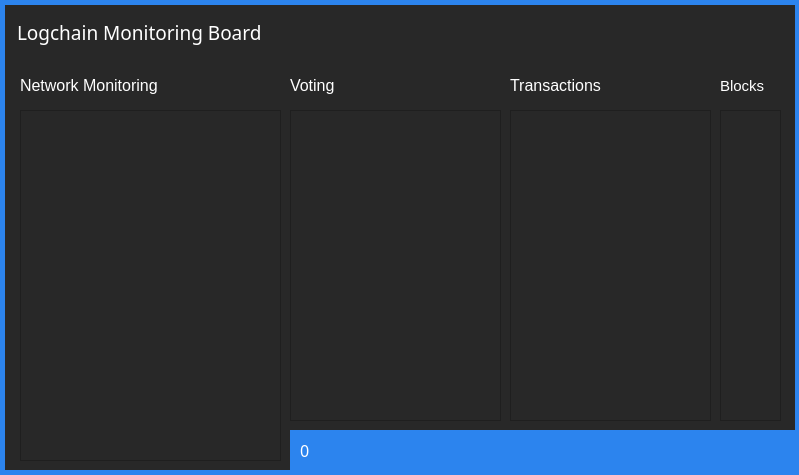
<?xml version="1.0" encoding="UTF-8"?>
<ui version="4.0">
 <class>Form</class>
 <widget class="QWidget" name="Form">
  <property name="windowModality">
   <enum>Qt::ApplicationModal</enum>
  </property>
  <property name="geometry">
   <rect>
    <x>0</x>
    <y>0</y>
    <width>799</width>
    <height>475</height>
   </rect>
  </property>
  <property name="mouseTracking">
   <bool>false</bool>
  </property>
  <property name="contextMenuPolicy">
   <enum>Qt::DefaultContextMenu</enum>
  </property>
  <property name="windowTitle">
   <string>Logchain Monitoring </string>
  </property>
  <property name="windowIcon">
   <iconset>
    <normaloff>../../../Users/USER/Desktop/monitor.png</normaloff>../../../Users/USER/Desktop/monitor.png</iconset>
  </property>
  <property name="layoutDirection">
   <enum>Qt::LeftToRight</enum>
  </property>
  <property name="styleSheet">
   <string notr="true">background-color:rgb(40, 40, 40)</string>
  </property>
  <widget class="QWidget" name="widget" native="true">
   <property name="geometry">
    <rect>
     <x>0</x>
     <y>0</y>
     <width>1921</width>
     <height>5</height>
    </rect>
   </property>
   <property name="styleSheet">
    <string notr="true">background-color:rgb(44, 132, 238)</string>
   </property>
  </widget>
  <widget class="QListWidget" name="listWidget">
   <property name="geometry">
    <rect>
     <x>20</x>
     <y>110</y>
     <width>261</width>
     <height>351</height>
    </rect>
   </property>
   <property name="styleSheet">
    <string notr="true">color:white;</string>
   </property>
  </widget>
  <widget class="QListWidget" name="listWidget_2">
   <property name="geometry">
    <rect>
     <x>510</x>
     <y>110</y>
     <width>201</width>
     <height>311</height>
    </rect>
   </property>
   <property name="styleSheet">
    <string notr="true">color:white;</string>
   </property>
  </widget>
  <widget class="QListWidget" name="listWidget_3">
   <property name="geometry">
    <rect>
     <x>720</x>
     <y>110</y>
     <width>61</width>
     <height>311</height>
    </rect>
   </property>
   <property name="styleSheet">
    <string notr="true">color:white;</string>
   </property>
  </widget>
  <widget class="QListWidget" name="listWidget_4">
   <property name="geometry">
    <rect>
     <x>820</x>
     <y>160</y>
     <width>921</width>
     <height>171</height>
    </rect>
   </property>
   <property name="verticalScrollBarPolicy">
    <enum>Qt::ScrollBarAlwaysOff</enum>
   </property>
   <property name="horizontalScrollBarPolicy">
    <enum>Qt::ScrollBarAlwaysOff</enum>
   </property>
   <property name="spacing">
    <number>0</number>
   </property>
   <property name="viewMode">
    <enum>QListView::IconMode</enum>
   </property>
  </widget>
  <widget class="QLabel" name="label_3">
   <property name="geometry">
    <rect>
     <x>20</x>
     <y>70</y>
     <width>221</width>
     <height>31</height>
    </rect>
   </property>
   <property name="font">
    <font>
     <family>Arial</family>
     <pointsize>12</pointsize>
    </font>
   </property>
   <property name="styleSheet">
    <string notr="true">color:white;</string>
   </property>
   <property name="text">
    <string>Network Monitoring</string>
   </property>
  </widget>
  <widget class="QLabel" name="label">
   <property name="geometry">
    <rect>
     <x>17</x>
     <y>12</y>
     <width>571</width>
     <height>41</height>
    </rect>
   </property>
   <property name="font">
    <font>
     <family>휴먼모음T</family>
     <pointsize>14</pointsize>
    </font>
   </property>
   <property name="styleSheet">
    <string notr="true">color:white;
</string>
   </property>
   <property name="text">
    <string>Logchain Monitoring Board</string>
   </property>
  </widget>
  <widget class="QWidget" name="widget_2" native="true">
   <property name="geometry">
    <rect>
     <x>0</x>
     <y>0</y>
     <width>5</width>
     <height>1080</height>
    </rect>
   </property>
   <property name="styleSheet">
    <string notr="true">background-color:rgb(44, 132, 238)</string>
   </property>
  </widget>
  <widget class="QWidget" name="widget_3" native="true">
   <property name="geometry">
    <rect>
     <x>795</x>
     <y>0</y>
     <width>5</width>
     <height>1080</height>
    </rect>
   </property>
   <property name="styleSheet">
    <string notr="true">background-color:rgb(44, 132, 238)</string>
   </property>
  </widget>
  <widget class="QWidget" name="widget_4" native="true">
   <property name="geometry">
    <rect>
     <x>-10</x>
     <y>470</y>
     <width>1920</width>
     <height>5</height>
    </rect>
   </property>
   <property name="styleSheet">
    <string notr="true">background-color:rgb(44, 132, 238)</string>
   </property>
  </widget>
  <widget class="QWidget" name="widget_5" native="true">
   <property name="geometry">
    <rect>
     <x>290</x>
     <y>430</y>
     <width>1121</width>
     <height>41</height>
    </rect>
   </property>
   <property name="styleSheet">
    <string notr="true">background-color:rgb(44, 132, 238)</string>
   </property>
   <widget class="QLabel" name="label_7">
    <property name="geometry">
     <rect>
      <x>10</x>
      <y>10</y>
      <width>941</width>
      <height>21</height>
     </rect>
    </property>
    <property name="font">
     <font>
      <family>휴먼모음T</family>
      <pointsize>12</pointsize>
     </font>
    </property>
    <property name="styleSheet">
     <string notr="true">color:white;</string>
    </property>
    <property name="text">
     <string>0</string>
    </property>
   </widget>
   <widget class="QLabel" name="label_2">
    <property name="geometry">
     <rect>
      <x>770</x>
      <y>0</y>
      <width>211</width>
      <height>21</height>
     </rect>
    </property>
    <property name="font">
     <font>
      <family>Arial</family>
      <pointsize>18</pointsize>
     </font>
    </property>
    <property name="styleSheet">
     <string notr="true">color:white;</string>
    </property>
    <property name="text">
     <string>Node List</string>
    </property>
   </widget>
  </widget>
  <widget class="QLabel" name="label_5">
   <property name="geometry">
    <rect>
     <x>720</x>
     <y>70</y>
     <width>61</width>
     <height>31</height>
    </rect>
   </property>
   <property name="font">
    <font>
     <family>Arial</family>
     <pointsize>11</pointsize>
    </font>
   </property>
   <property name="styleSheet">
    <string notr="true">color:white;</string>
   </property>
   <property name="text">
    <string>Blocks</string>
   </property>
  </widget>
  <widget class="QLabel" name="label_6">
   <property name="geometry">
    <rect>
     <x>510</x>
     <y>70</y>
     <width>161</width>
     <height>31</height>
    </rect>
   </property>
   <property name="font">
    <font>
     <family>Arial</family>
     <pointsize>12</pointsize>
    </font>
   </property>
   <property name="styleSheet">
    <string notr="true">color:white;</string>
   </property>
   <property name="text">
    <string>Transactions </string>
   </property>
  </widget>
  <widget class="QListWidget" name="listWidget_5">
   <property name="geometry">
    <rect>
     <x>290</x>
     <y>110</y>
     <width>211</width>
     <height>311</height>
    </rect>
   </property>
   <property name="styleSheet">
    <string notr="true">color:white;</string>
   </property>
  </widget>
  <widget class="QLabel" name="label_8">
   <property name="geometry">
    <rect>
     <x>290</x>
     <y>70</y>
     <width>71</width>
     <height>31</height>
    </rect>
   </property>
   <property name="font">
    <font>
     <family>Arial</family>
     <pointsize>12</pointsize>
    </font>
   </property>
   <property name="styleSheet">
    <string notr="true">color:white;</string>
   </property>
   <property name="text">
    <string>Voting</string>
   </property>
  </widget>
 </widget>
 <resources/>
 <connections/>
</ui>
